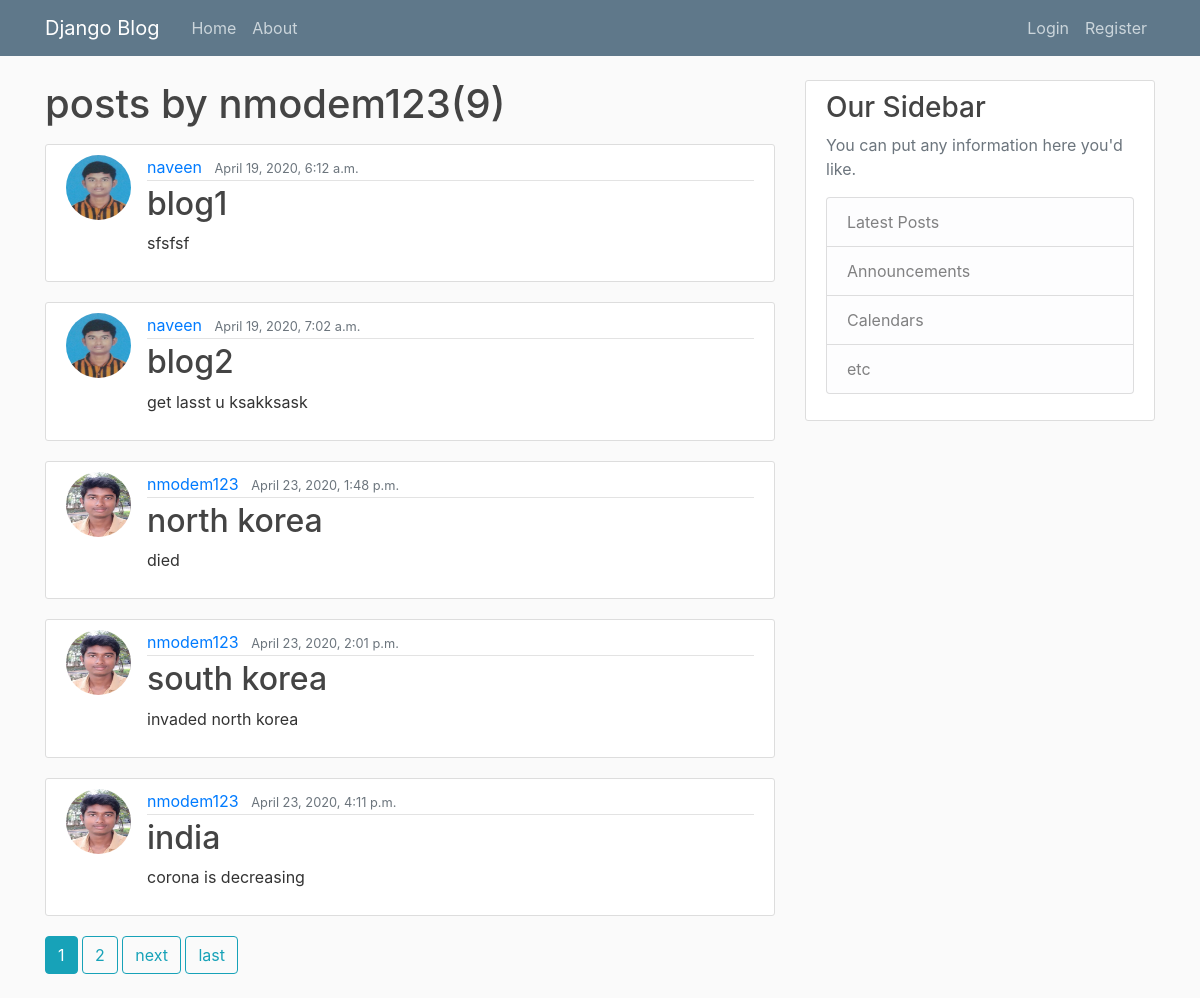
Page /user/nmodem123 on the committed database.
### blog/models.py (models this page shows, shortened)
class post(models.Model):
    title=models.CharField(max_length=100)
    content=models.TextField()
    date_posted=models.DateTimeField(default=timezone.now)
    author= models.ForeignKey(User,on_delete=models.CASCADE)

### users/models.py (models this page shows, shortened)
class profile(models.Model):
    user=models.OneToOneField(User,on_delete=models.CASCADE)
    image=models.ImageField(default='default.jpg',upload_to='profile_pics')

### blog/views.py (the view, shortened to what this page needs)
# urls.py: path('user/<str:username>',UserPostListView.as_view(),name='user-posts'),
class UserPostListView(ListView):
    model=post
    template_name='blog/user_posts.html'
    context_object_name='posts'
    paginate_by=5

### blog/templates/blog/user_posts.html (shortened to what this page needs)
{% extends "blog/base.html" %}
{% block content %}
<h1 class='mb-3'>posts by {{ view.kwargs.username }}({{page_obj.paginator.count}})</h1>
    {% for post in posts %}
    <article class="media content-section">
      <img class="rounded-circle article-img" src="{{ post.author.profile.image.url}}">
<div class="media-body">
<div class="article-metadata">
  <a class="mr-2" href="{% url 'user-posts' post.author.username %}">{{ post.author }}</a>
  <small class="text-muted">{{ post.date_posted }}</small>
</div>
<h2><a class="article-title" href="{% url 'post-detail' post.id %}">{{ post.title }}</a></h2>
<p class="article-content">{{ post.content }}</p>
</div>
</article>
    {% endfor %}
    {% if is_paginated %}
    {% for num in page_obj.paginator.page_range %}
      {% if page_obj.number == num %}
        <a class="btn btn-info mb-4" href="?page={{ num }}">{{ num }}</a>
      {% elif num > page_obj.number|add:'-3' and  num < page_obj.number|add:'3'  %}
        <a class="btn btn-outline-info mb-4" href="?page={{ num }}">{{ num }}</a>
{% endif %}
{% endfor %}
    {% if page_obj.has_next %}
    <a class="btn btn-outline-info mb-4" href="?page={{page_obj.next_page_number}}">next</a>
    <a class="btn btn-outline-info mb-4" href="?page={{page_obj.paginator.num_pages}}">last</a>
    {% endif %}
  {% endif %}
{% endblock content %}

### blog/static/blog/main.css (style rules this page uses)
body { background: #fafafa; color: #333333; margin-top: 5rem; }
h1, h2, h3, h4, h5, h6 { color: #444444; }
.content-section { background: #ffffff; padding: 10px 20px; border: 1px solid #dddddd; border-radius: 3px; margin-bottom: 20px; }
.article-title { color: #444444; }
.article-content { white-space: pre-line; }
.article-img { height: 65px; width: 65px; margin-right: 16px; }
.article-metadata { padding-bottom: 1px; margin-bottom: 4px; border-bottom: 1px solid #e3e3e3 }

### rows in the picture
post: author.profile.image (picture), author "naveen", date_posted "April 19, 2020, 6:12 a.m.", title "blog1", content "sfsfsf"
post: author.profile.image (picture), author "naveen", date_posted "April 19, 2020, 7:02 a.m.", title "blog2", content "get lasst u ksakksask"
post: author.profile.image (picture), author "nmodem123", date_posted "April 23, 2020, 1:48 p.m.", title "north korea", content "died"
post: author.profile.image (picture), author "nmodem123", date_posted "April 23, 2020, 2:01 p.m.", title "south korea", content "invaded north korea"
post: author.profile.image (picture), author "nmodem123", date_posted "April 23, 2020, 4:11 p.m.", title "india", content "corona is decreasing"

### other values in the picture
{{ view.kwargs.username }} "nmodem123"
{{ page_obj.paginator.count }} "9"
{{ num }} "1"
{{ num }} "2"
